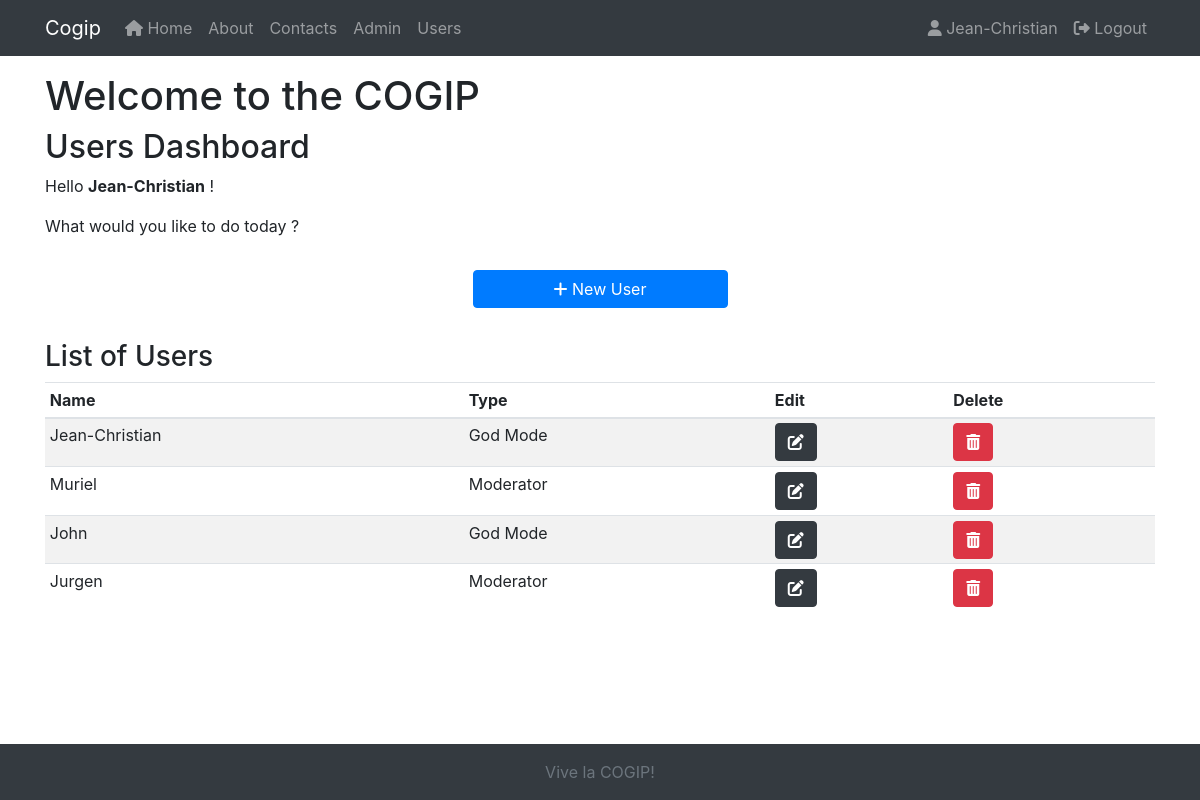
The app's page /users (signed in) with its own data.
### tables this page shows
CREATE TABLE `users` (
  `id` int(11) NOT NULL,
  `type_id` int(11) NOT NULL,
  `name` varchar(255) NOT NULL,
  `password` varchar(255) NOT NULL
);

CREATE TABLE `users_type` (
  `id` int(11) NOT NULL,
  `type` varchar(10) NOT NULL
);

### app/controllers/Users.php (called while the page is built, shortened)
<?php
    class Users extends Controller
    {
        public function __construct()
        {
            $this->userModel = $this->model('User');
        }
        public function index()
        {
            $users = $this->userModel->getUsers();
            $data =
            [
                'users' => $users
            ];
            $this->view('users/index', $data);
        }
    }

### app/libraries/Core.php (called while the page is built, shortened)
<?php
    class Core
    {
        protected $currentMethod = 'index';
        public function __construct()
        {
            $url = $this->getUrl();
            if (isset($url[0]))
            {
                if (file_exists('../app/controllers/' . ucwords($url[0]) . '.php'))
                {
                    unset($url[0]);
                }
            }
            $this->currentController = new $this->currentController;
            $this->params = $url ? array_values($url) : [];
            call_user_func_array([$this->currentController, $this->currentMethod], $this->params);
        }
        public function getUrl()
        {
            if (isset($_GET['url']))
            {
                $url = rtrim($_GET['url'], '/');
                $url = filter_var($url, FILTER_SANITIZE_URL);
                $url = explode('/', $url);
                return $url;
            }
        }
    }

### public/index.php (called while the page is built, shortened)
<?php
    $init = new Core();

### app/libraries/Database.php (called while the page is built, shortened)
<?php
  class Database
  {
    private $host = DB_HOST;
    private $user = DB_USER;
    private $pass = DB_PASS;
    private $dbname = DB_NAME;
    private $dbh;
    private $stmt;
    public function __construct()
    {
      $dsn = 'mysql:host=' . $this->host . ';dbname=' . $this->dbname;
      $options =
      [
        PDO::ATTR_PERSISTENT => true,
        PDO::ATTR_ERRMODE => PDO::ERRMODE_EXCEPTION,
        PDO::ATTR_DEFAULT_FETCH_MODE => PDO::FETCH_OBJ
      ];
      try
      {
        $this->dbh = new PDO($dsn, $this->user, $this->pass, $options);
      }
      catch(PDOException $e)
      {
        $this->error = $e->getMessage();
        echo $this->error;
      }
    }
    public function query($sql)
    {
      $this->stmt = $this->dbh->prepare($sql);
    }
    public function execute()
    {
      return $this->stmt->execute();
    }
    public function resultSet()
    {
      $this->execute();
      return $this->stmt->fetchAll();
    }
  }

### app/models/User.php (called while the page is built, shortened)
<?php
  class User
  {
    private $db;
    public function __construct()
    {
      $this->db = new Database;
    }
    public function getUsers()
    {
      $this->db->query('SELECT *,
                        users.id as userId,
                        users_type.id as typeId
                        FROM users
                        INNER JOIN users_type
                        ON users.type_id = users_type.id
                        ORDER BY users.id ASC
                        ');
      $results = $this->db->resultSet();
      return $results;
    }
  }

### app/views/users/index.php (the view, shortened to what this page needs)
<?php require APPROOT . '/views/inc/header.php'; ?>
    <div class="row mb-3">
        <div class="col-md-6">
            <h1>Welcome to the COGIP</h1>
            <h2>Users Dashboard</h2>
            <p>Hello <strong><?= $_SESSION['user_name'] ?></strong> !</p>
            <p>What would you like to do today ?</p>
        </div>
    </div>
    <div class="row mb-3">
        <div class="col-md-3 mx-auto">
            <a href="<?= URLROOT ?>/users/add" class="btn btn-primary btn-block">
                <i class="fas fa-plus"></i> New User
            </a>
        </div>
    </div>
    <h3 class="pt-3">List of Users</h3>
    <div class="table-responsive">
        <table class="table table-striped table-sm">
            <thead>
                <tr>
                    <th>Name</th>
                    <th>Type</th>
                    <?php if (isset($_SESSION['user_type']) && $_SESSION['user_type'] == '1') : ?>
                        <th>Edit</th>
                        <th>Delete</th>
                    <?php endif; ?>
                </tr>
            </thead>
            <tbody>
                <?php foreach($data['users'] as $user) : ?>
                    <tr>
                        <td><?= $user->name ?></td>
                        <td><?= $user->type ?></td>
                        <?php if (isset($_SESSION['user_type']) && $_SESSION['user_type'] == '1') : ?>
                            <td>
                                <a href="<?= URLROOT ?>/users/edit/<?= intval($user->userId) ?>" class="btn btn-dark"><i class="fas fa-edit"></i></a>
                            </td>
                            <td>
                                <form action="<?= URLROOT ?>/users/delete/<?= intval($user->userId) ?>" method="post">
                                    <input type="submit" class="btn btn-danger" style="font-family: FontAwesome" value="&#xf2ed">
                                </form>
                            </td>
                        <?php endif; ?>
                    </tr>
                <?php endforeach ?>
            </tbody>
        </table>
    </div>
<?php require APPROOT . '/views/inc/footer.php'; ?>

### records on screen
users: name "Jean-Christian", type.type "God Mode"
users: name "Muriel", type.type "Moderator"
users: name "John", type.type "God Mode"
users: name "Jurgen", type.type "Moderator"

### other values on screen
SITENAME "Cogip"
$_SESSION['user_name'] "Jean-Christian"
